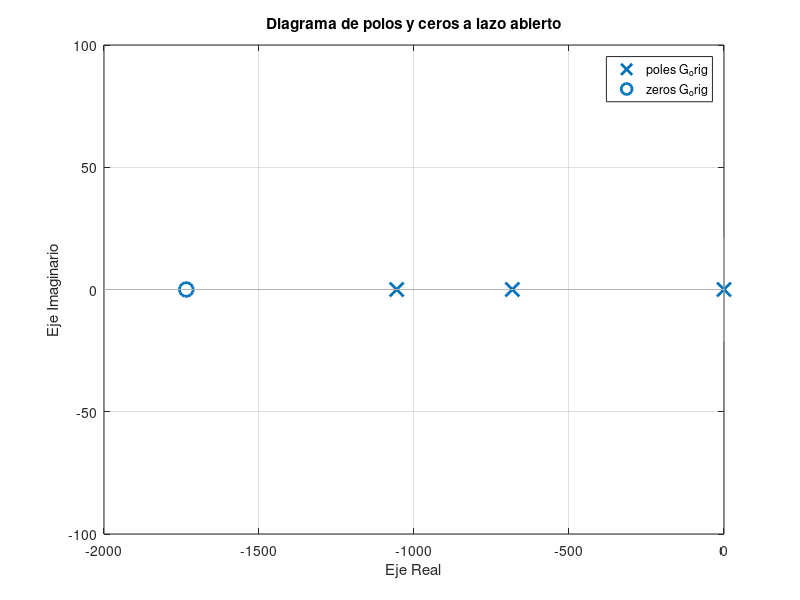
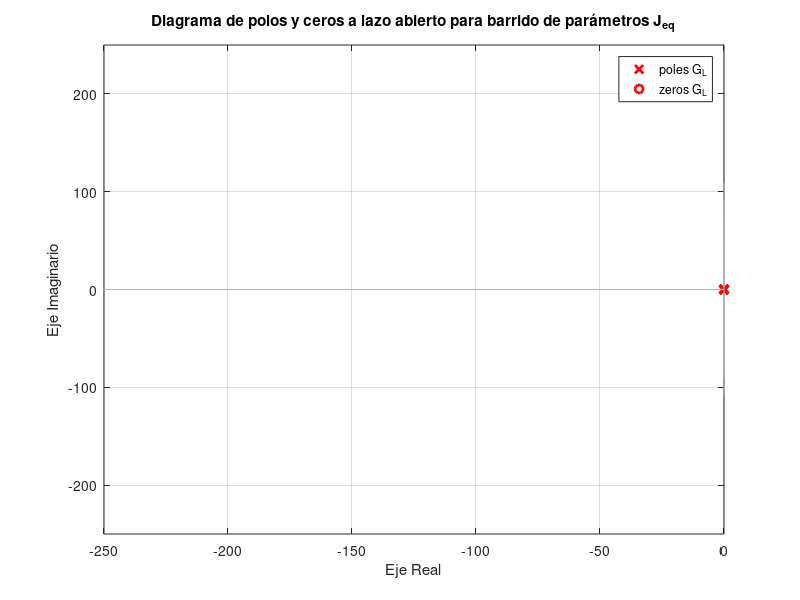

These charts were generated, in order, by the following MATLAB code: (Note: this script raises an error after producing the figures.)
clear,clc,close all

%% Sistema mecanico

g = 9.80665;              % m/s^2

m = 1.12;                 % kg
m_unc = 0.16;             % kg (incertidumbre)

l_cm = 0.125;             % m
J_cm = 6.085e-3;          % kg*m^2

l_l = 0.25;               % m

m_l = 1;                  % [0 1.5] kg (rango de carga)

J_l = (m*l_cm^2 + J_cm) + m_l*l_l^2;   % kg*m^2

omega_0 = 821;            % rad/s
n_0 = 7840;               % rpm

K_t = 21.7e-3;            % Nm/A

I_0 = 0.448;              % A

J_m = 2.3e-6;             % kg*m^2

b_m = (K_t*I_0)/omega_0;  % Nm/(rad/s)

r = 156;                  % relacion de transmision

b_l = b_m*r^2;            % friccion equivalente en articulacion

k_l = m*g*l_cm+m_l*g*l_l; % constante de carga gravitacional

% k_l_nom = 0.5*(k_l(1)+k_l(2)); 

J_eq = J_l*(1/r)^2+J_m;   % Inercia equivalente del lado motor

% J_eq_nom = 0.5*(J_eq(1)+J_eq(2));

b_eq = b_l*(1/r)^2+b_m;   % friccion equivalente del lado motor

roll = deg2rad(0);

pitch = deg2rad(0);

yaw = deg2rad(0);         % Ángulos de rotación

s_pitch = sin(pitch);

c_pitch = cos(pitch);

s_roll = sin(roll);

%% Sistema electromagnetico

I_0 = 0.448;              % A

R_s = 0.196;              % Ohm
L_s = 0.113e-3;           % H

K_e = 0.0217;             % V/(rad/s)

p = 7;                  % pares de polos

psi_m = K_e/(1.5*p);    % Wb

U_d = 18;               %V

%% Ubicacion de polos

% Funcion de transferencia en vacio (T_L=0)
num_Gu = [0 0 0 K_t];
den_Gu = [L_s*J_eq (R_s*J_eq+L_s*b_eq) (R_s*b_eq+K_e*K_t) 0];

G_u = tf(num_Gu,den_Gu);

% Funcion de transferencia sin alimentacion y con carga (T_L=0)
num_GL = [0 0 L_s/r R_s/r];
den_GL = [L_s*J_eq (R_s*J_eq+L_s*b_eq) (R_s*b_eq+K_e*K_t) 0];

G_orig = tf(num_GL,den_GL);

figure(1)
pzmap(G_orig)
grid on
xlabel('Eje Real')
ylabel('Eje Imaginario')
xlim([-2000,0])
ylim([-100,100])
title('Diagrama de polos y ceros a lazo abierto')


%% Valor de frecuencia y amortiguacion relativa
% wn = sqrt((R_s*b_eq + K_e^2)/(J_eq_nom*L_s));   
% xita = (L_s*b_eq+R_s*J_eq_nom)/(J_eq_nom*L_s*2*wn);
% 
% s = pole(G_L);


Jeq_step = (max(J_eq)-min(J_eq))/9;
Jeq_range = zeros(1,9);
Jeq_range(1) = min(J_eq);
num_GL = [0 0 L_s R_s];
den_GL = [L_s*Jeq_range(1) (R_s*Jeq_range(1)+L_s*b_eq) (R_s*b_eq+K_e*K_t) 0];
polos = roots(den_GL)
G_L = tf(num_GL,den_GL);
figure(2)
pzmap(G_L,'r')
hold on
for i = 2:10
    Jeq_range(i) = Jeq_range(i-1) + Jeq_step;
    num_GL = [0 0 L_s R_s];
    den_GL = [L_s*Jeq_range(i) (R_s*Jeq_range(i)+L_s*b_eq) (R_s*b_eq+K_e*K_t) 0];
    polos = roots(den_GL)
    G_L = tf(num_GL,den_GL);
    pzmap(G_L,'r')
    hold on
end
grid on
xlim([-250,0])
ylim([-250,250])
xlabel('Eje Real')
ylabel('Eje Imaginario')
title('Diagrama de polos y ceros a lazo abierto para barrido de parámetros J_{eq}')
Jeq_range

%% Lazo de corriente
pi = -5000;
tau = -1/pi;
G_i = tf(1,[tau 1]);


%% Controlador PID Jeq nominal

n = 3;
w_pos = 1400;

% Kd_m = J_eq_nom*n*w_pos;
% Kp_m = J_eq_nom*n*w_pos^2-b_eq;
% Ki_m = J_eq_nom*w_pos^3;
% 
% num_PID = [0 Kd_m Kp_m Ki_m];
% den_PID = [J_eq_nom Kd_m Kp_m Ki_m];
% G_PID = tf(num_PID,den_PID);
% roots(den_PID);
% 
% %% Controlador PID Jeq min
% 
% Kd_m = J_eq(1)*n*w_pos;
% Kp_m = J_eq(1)*n*w_pos^2-b_eq;
% Ki_m = J_eq(1)*w_pos^3;
% 
% num_PID = [0 Kd_m Kp_m Ki_m];
% den_PID = [J_eq(1) Kd_m Kp_m Ki_m];
% G_PID_min = tf(num_PID,den_PID);
% roots(den_PID);

%% Controlador PID Jeq max

Kd_m = J_eq*n*w_pos;
Kp_m = J_eq*n*w_pos^2-b_eq;
Ki_m = J_eq*w_pos^3;

num_PID = [0 Kd_m Kp_m Ki_m];
den_PID = [J_eq Kd_m Kp_m Ki_m];
G_PID_max = tf(num_PID,den_PID);
roots(den_PID);

figure(4)
h = pzplot(G_orig, G_PID_max);
title('Diagrama de polos y ceros a lazo cerrado comparativo')
grid on


%% Observador

ke_tita = 25000000;
ke_w = 75000000;
ke_int = 125000000000;

%% Simulacion Sistema Completo
% Nueva consigna

% Primera parte
t1_start = 0;
t1_ramp_up = 0.1;
t1_end = 5;
t1_step = 0.01;
t1 = t1_start:t1_step:(t1_end-t1_step);

ramp_up1 = linspace(0, 2*pi/5, round((t1_ramp_up-t1_start)/t1_step));
constant1 = 2*pi/5*ones(1, round((t1_end-t1_ramp_up)/t1_step));

q1 = [ramp_up1 constant1];


% Segunda parte
t2_start = 5;
t2_ramp_down = 5.1;
t2_end = 10;
t2_step = 0.01;
t2 = t2_start:t2_step:(t2_end-t2_step);

ramp_down2 = linspace(2*pi/5, 0, round((t2_ramp_down-t2_start)/t2_step));
constant2 = zeros(1, round((t2_end-t2_ramp_down)/t2_step));

q2 = [ramp_down2 constant2];

% Tercera parte
t3_start = 10;
t3_ramp_down = 10.1;
t3_ramp_up = 14.9;
t3_constant = 15;
t3_end = 20;
t3_step = 0.01;
t3 = t3_start:t3_step:(t3_end-t3_step);

ramp_down3 = linspace(0, -2*pi/5, round((t3_ramp_down-t3_start)/t3_step));
constant3 = -2*pi/5*ones(1, round((t3_ramp_up-t3_ramp_down)/t3_step));
ramp_up3 = linspace(-2*pi/5, 0, round((t3_constant-t3_ramp_up)/t3_step));
constant4 = zeros(1, round((t3_end-t3_constant)/t3_step));

q3 = [ramp_down3 constant3 ramp_up3 constant4];

% Final
t4_start = 15.01;


t_new = [t1 t2 t3];
q_vel = [q1 q2 q3];

% % Plot the function
% plot(t_new, q_vel);
% xlabel('Time (s)');
% ylabel('Function Value');
% title('Ramp-Constant-Ramp Function');

q_vel = timeseries(q_vel,t_new);














%% Constantes del observador
% A = [0 1
%      0 0];
% 
% Bc = [0
%       1/Jeq];
% 
% Bd = -r*Bc;
% 
% C = [1 0];
% 
% D = [0];
% sist = ss(A,Bc,C,D);
% H_sist = tf(sist)
% 
% syms Ktita Komega s
% K = [Ktita
%     Komega];
% 
% A_prima = A - K*C;
% 
% I = eye(2);
% 
% p_obs = expand(det(s*I-A_prima))
% 
% p_des = expand((s+3200)^2)
% 
% Ke_tita = 6400;
% Ke_w = 10240000;
% 
% %% Simulacion Sistema Completo
% % Define time parameters
% t_start = 0;
% t_ramp_up = 5;
% t_constant = 10;
% t_end = 15;
% t_step = 0.01;
% 
% % Create time vector
% t = t_start:t_step:(t_end-t_step);
% 
% 
% % Create ramp up, constant, and ramp down vectors
% ramp_up = linspace(0, 2*pi, round((t_ramp_up-t_start)/t_step));
% constant = 2*pi*ones(1, round((t_constant-t_ramp_up)/t_step));
% ramp_down = linspace(2*pi, 0, round((t_end-t_constant)/t_step));
% 
% % Concatenate vectors to create the final function
% q = [ramp_up constant ramp_down];
% 
% 
% % % Plot the function
% % plot(t, q);
% % xlabel('Time (s)');
% % ylabel('Function Value');
% % title('Ramp-Constant-Ramp Function');
% % 
% q = timeseries(q,t);
% 
% %% Nueva consigna
% 
% % Primera parte
% t1_start = 0;
% t1_ramp_up = 0.1;
% t1_end = 5;
% t1_step = 0.01;
% t1 = t1_start:t1_step:(t1_end-t1_step);
% 
% ramp_up1 = linspace(0, 2*pi/5, round((t1_ramp_up-t1_start)/t1_step));
% constant1 = 2*pi/5*ones(1, round((t1_end-t1_ramp_up)/t1_step));
% 
% q1 = [ramp_up1 constant1];
% 
% 
% % Segunda parte
% t2_start = 5;
% t2_ramp_down = 5.1;
% t2_end = 10;
% t2_step = 0.01;
% t2 = t2_start:t2_step:(t2_end-t2_step);
% 
% ramp_down2 = linspace(2*pi/5, 0, round((t2_ramp_down-t2_start)/t2_step));
% constant2 = zeros(1, round((t2_end-t2_ramp_down)/t2_step));
% 
% q2 = [ramp_down2 constant2];
% 
% % Tercera parte
% t3_start = 10;
% t3_ramp_down = 10.1;
% t3_ramp_up = 14.9;
% t3_constant = 15;
% t3_end = 20;
% t3_step = 0.01;
% t3 = t3_start:t3_step:(t3_end-t3_step);
% 
% ramp_down3 = linspace(0, -2*pi/5, round((t3_ramp_down-t3_start)/t3_step));
% constant3 = -2*pi/5*ones(1, round((t3_ramp_up-t3_ramp_down)/t3_step));
% ramp_up3 = linspace(-2*pi/5, 0, round((t3_constant-t3_ramp_up)/t3_step));
% constant4 = zeros(1, round((t3_end-t3_constant)/t3_step));
% 
% q3 = [ramp_down3 constant3 ramp_up3 constant4];
% 
% % Final
% t4_start = 15.01;
% 
% 
% t_new = [t1 t2 t3];
% q_vel = [q1 q2 q3];
% 
% % % Plot the function
% % plot(t_new, q_vel);
% % xlabel('Time (s)');
% % ylabel('Function Value');
% % title('Ramp-Constant-Ramp Function');
% 
% q_vel = timeseries(q_vel,t_new);
% 
% %% Mejora del Observador
% 
% syms Ktita Komega Kint s
% 
% A_aug = [0 1 0
%          0 0 1
%          0 0 0];
% B_aug = [0
%          1/Jeq
%          0];
% 
% C_aug = [1 0 0];
% 
% K = [Ktita
%     Komega
%     Kint];
% 
% A_int = A_aug - K*C_aug;
% 
% I = eye(3);
% 
% p_obs = expand(det(s*I-A_int))
% 
% p_des = expand((s+3200)^3)
% 
% ke_tita = 9600;
% ke_w = 30720000;
% ke_int = 32768000000;
% 
% K = [9600
%     30720000
%     32768000000];
% A_int = A_aug - K*C_aug;
% 
% G_obs = C_aug*((s*I-A_int)^-1)*B_aug
% G_obs = tf([0 0 6946721411010179/137438953472 0],[1 ke_tita ke_w ke_int])
% 
% %% Prueba Térmica
% % q_ter = [q_vel q_vel q_vel q_vel q_vel q_vel q_vel q_vel q_vel q_vel q_vel q_vel q_vel q_vel q_vel q_vel q_vel q_vel q_vel q_vel];
% % t_ter = 0:0.01:(300-0.01);
% % 
% % q_ter = timeseries(q_ter,t_ter);
% 
% %% Sensores no ideales
% frec_tita = 5000; 
% xita_tita = 1;
% 
% A_tita = [0 -1; frec_tita^2 -2*frec_tita*xita_tita];
% B_tita = [1 ; 0];
% C_tita = [0 1];
% D_tita = [0];
% 
% frec_iabc = 10000; 
% xita_iabc = 1;
% 
% A_iabc = [0 -1; frec_iabc^2 -2*frec_iabc*xita_iabc];
% B_iabc = [1 ; 0];
% C_iabc = [0 1];
% D_iabc = [0];
% 
% tau = 1;
% 
% A_temp = [-1/tau];
% B_temp = [1];
% C_temp = [1/tau];
% D_temp = [0];
% 
% %% Modulador de Tension no ideal
% frec_vmod = 6000*5;
% xita_vmod = 1;
% 
% A_vmod = [0 -1; frec_vmod^2 -2*frec_vmod*xita_vmod];
% B_vmod = [1 ; 0];
% C_vmod = [0 1];
% D_vmod = 0;
% 
% Vsl = 24;
% Vsat = sqrt(2/3)*Vsl;
% 
% %% Controlador Discreto
% Ts = 2*pi/(3200*10);
% % 
% % G_PID_z = c2d(G_PID,Ts,'tustin')
% % [num_z,den_z] = tfdata(G_PID_z,'v')
% % 
% % b0 = num_z(1);
% % b1 = num_z(2);
% % b2 = num_z(3);
% % b3 = num_z(4);
% % a0 = den_z(1);
% % a1 = den_z(2);
% % a2 = den_z(3);
% % a3 = den_z(4);
% % 
% % % figure(1)
% % % step(G_PID,'--',G_PID_z,'-')
% % % figure(2)
% % % pzmap(G_PID_z)
% % 
% % G_obs_z = c2d(G_obs,Ts,'tustin')
% % 
% % syms Kp Ki Kd real
% % eq1 = b0 == Kp + (Ki * Ts / 2) + (2 * Kd / Ts);
% % eq2 = b1 == -Kp + (Ki * Ts / 2) - (2 * Kd / Ts);
% % 
% % sol = solve([eq1, eq2], [Kp, Ki, Kd]);
% % Kp_discrete = double(sol.Kp)
% % Ki_discrete = double(sol.Ki)
% % Kd_discrete = double(sol.Kd)
% 
% % stepinfo(G_orig,'SettlingTimeThreshold',0.01)
